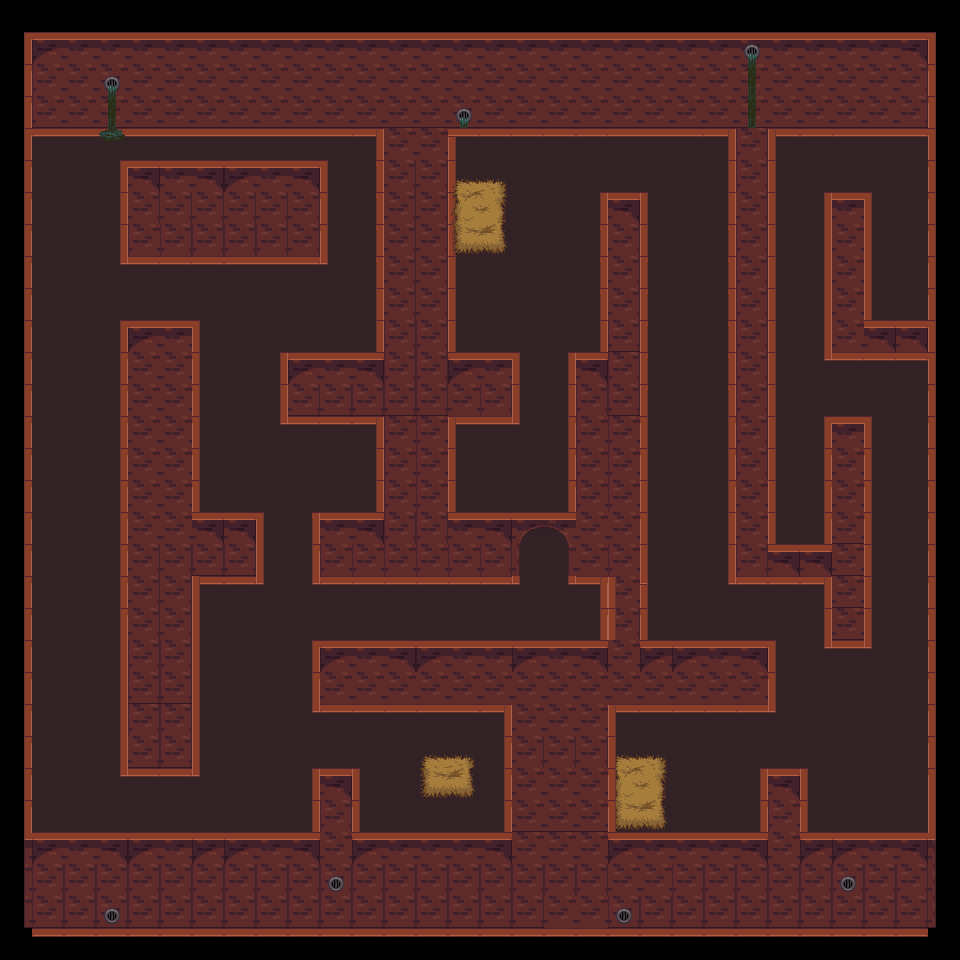

Tiled map render using the project's own tile images. Description and the map definition, with tile-layer contents summarised, below:
An orthogonal 30x30 tile map with 32x32 px tiles, 4 tile layers (floor, walls, decor, air), 2 tilesets and 23 objects (5x item, player, dungeon_guard).

<map version="1.0" orientation="orthogonal" width="30" height="30" tilewidth="32" tileheight="32">
 <properties>
  <property name="background_color" value="black" />
 </properties>
 <tileset firstgid="1" name="dungeon" tilewidth="32" tileheight="32">
  <image source="../img/dungeon.png" width="416" height="256" />
 </tileset>
 <tileset firstgid="105" name="silver_keys" tilewidth="32" tileheight="32">
  <image source="../img/silver_keys.png" width="128" height="32" />
 </tileset>
 <layer name="floor" width="30" height="30">
  <data>[900 cells, 784 non-empty, 2 distinct tile ids]</data>
 </layer>
 <layer name="walls" width="30" height="30">
  <data>[900 cells, 438 non-empty, 37 distinct tile ids]</data>
 </layer>
 <layer name="decor" width="30" height="30">
  <data>[900 cells, 207 non-empty, 35 distinct tile ids]</data>
 </layer>
 <objectgroup name="objects" width="30" height="30">
  <object name="player" x="230" y="298" width="32" height="32">
   <properties>
    <property name="compose" value="[{&quot;name&quot;:&quot;shadow&quot;,&quot;class&quot;:&quot;game.Shadow&quot;,&quot;image&quot;:&quot;char_shadow&quot;,&quot;spritewidth&quot;:18,&quot;spriteheight&quot;:9},{&quot;name&quot;:&quot;player&quot;},{&quot;name&quot;:&quot;eyes&quot;,&quot;class&quot;:&quot;game.BlinkingEyes&quot;,&quot;image&quot;:&quot;player_eyes&quot;,&quot;spritewidth&quot;:17,&quot;spriteheight&quot;:6,&quot;offsetx&quot;:6,&quot;offsety&quot;:18}]" />
    <property name="image" value="player" />
    <property name="spriteheight" value="36" />
    <property name="spritewidth" value="31" />
   </properties>
  </object>
  <object name="item" x="337" y="147" width="32" height="32">
   <properties>
    <property name="image" value="silver_keys" />
    <property name="item" value="{&quot;name&quot;:&quot;key1&quot;,&quot;icon&quot;:0,&quot;description&quot;:&quot;Collected 'VISIBILITY' key: increased visibility of CSR.&quot;}" />
    <property name="spriteheight" value="32" />
    <property name="spriteindex" value="0" />
    <property name="spritewidth" value="32" />
   </properties>
  </object>
  <object name="item" x="210" y="591" width="32" height="32">
   <properties>
    <property name="image" value="silver_keys" />
    <property name="item" value="{&quot;name&quot;:&quot;key2&quot;,&quot;icon&quot;:0,&quot;description&quot;:&quot;Collected 'MEANINGFULNESS' key: a more meaningful and social CSR programs.&quot;}" />
    <property name="spriteheight" value="32" />
    <property name="spriteindex" value="0" />
    <property name="spritewidth" value="32" />
   </properties>
  </object>
  <object name="item" x="833" y="653" width="32" height="32">
   <properties>
    <property name="image" value="silver_keys" />
    <property name="item" value="{&quot;name&quot;:&quot;key4&quot;,&quot;icon&quot;:0,&quot;description&quot;:&quot;Collected 'VALUE' key: a more impactful value to the production process.&quot;}" />
    <property name="spriteheight" value="32" />
    <property name="spriteindex" value="0" />
    <property name="spritewidth" value="32" />
   </properties>
  </object>
  <object name="item" x="623" y="824" width="35" height="35">
   <properties>
    <property name="image" value="accessories" />
    <property name="item" value="{&quot;name&quot;:&quot;dungeon_level_designer&quot;,&quot;icon&quot;:0,&quot;description&quot;:&quot;The Dungeon. Designed by Enkh-Uchral Uzmee.&quot;}" />
    <property name="spriteheight" value="32" />
    <property name="spriteindex" value="15" />
    <property name="spritewidth" value="32" />
   </properties>
  </object>
  <object name="dungeon_guard" x="785" y="332" width="32" height="32">
   <properties>
    <property name="compose" value="[{&quot;name&quot;:&quot;shadow&quot;,&quot;class&quot;:&quot;game.Shadow&quot;,&quot;image&quot;:&quot;char_shadow&quot;,&quot;spritewidth&quot;:18,&quot;spriteheight&quot;:9},{&quot;name&quot;:&quot;dungeon_guard&quot;}]" />
    <property name="image" value="armor_male_green" />
    <property name="spriteheight" value="34" />
    <property name="spritewidth" value="29" />
   </properties>
  </object>
  <object name="item" x="607" y="153" width="32" height="32">
   <properties>
    <property name="image" value="silver_keys" />
    <property name="item" value="{&quot;name&quot;:&quot;key3&quot;,&quot;icon&quot;:0,&quot;description&quot;:&quot;Collected 'INTEGRATION' key: a better organized, united, and integrated CSR program.&quot;}" />
    <property name="spriteheight" value="32" />
    <property name="spriteindex" value="0" />
    <property name="spritewidth" value="32" />
   </properties>
  </object>
 </objectgroup>
 <layer name="air" width="30" height="30">
  <data>[900 cells, 92 non-empty, 11 distinct tile ids]</data>
 </layer>
 <objectgroup name="collision" width="30" height="30">
  <object x="34" y="130">
   <polyline points="0,0 830,0 862,-1 892,-1 894,794 -1,797 0,2" />
  </object>
  <object x="733" y="137" height="1" />
  <object x="377" y="141">
   <polyline points="0,-9 6,243 -94,243 -94,276 4,276 6,369 4,399 -56,400 -63,400 -63,441 143,441 140,404 69,401 69,284 141,284 142,244 140,244 73,243 73,-3 71,-1 73,-3 71,-9" />
  </object>
  <object x="451" y="134">
   <polyline points="0,0 3,-1 0,4 -1,3" />
  </object>
  <object x="579" y="574">
   <polyline points="0,0 -5,-193 29,-191 25,-351 66,-351 64,61 27,64 26,7 -3,6 -1,3" />
  </object>
  <object x="765" y="801" width="41" height="69" />
  <object x="827" y="194">
   <polyline points="-1,29 0,163 99,166 99,130 44,129 44,29 2,28" />
  </object>
  <object x="726" y="144" width="4" height="1" />
  <object x="727" y="141">
   <polyline points="0,0 1,444 97,446 97,404 46,404 44,-6" />
  </object>
  <object x="317" y="676">
   <polyline points="0,0 289,-3 289,-36 323,-39 320,-6 453,-3 450,29 291,30 293,153 293,196 610,196" />
  </object>
  <object x="315" y="675">
   <polyline points="0,0 0,33 189,36 192,188 -88,192" />
  </object>
  <object x="226" y="867">
   <polyline points="0,0 -193,1" />
  </object>
  <object x="125" y="196" width="199" height="68" />
  <object x="124" y="353">
   <polyline points="0,0 71,0 70,189 136,189 136,227 75,228 77,423 -5,425 -4,0" />
  </object>
  <object x="319" y="861">
   <polyline points="0,0 -2,-61 35,-63 37,0 85,4" />
  </object>
  <object x="825" y="449" width="49" height="198" />
 </objectgroup>
</map>
